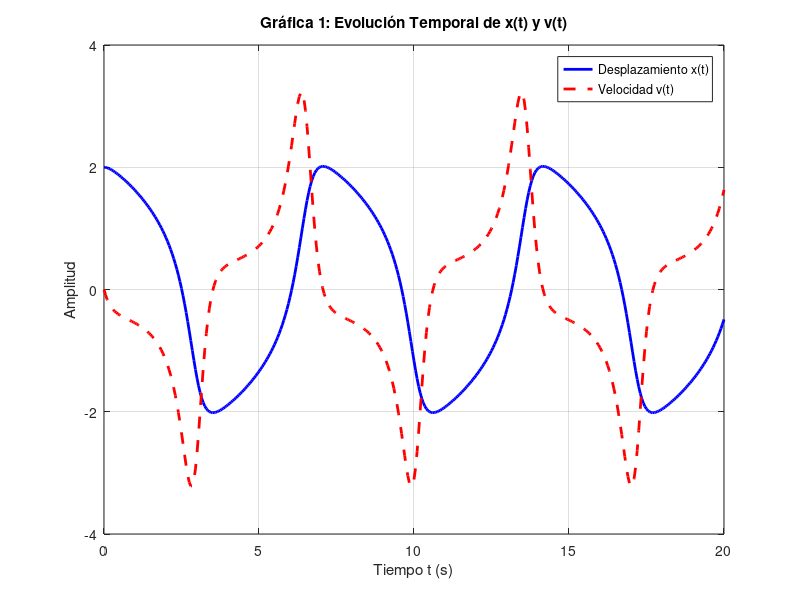
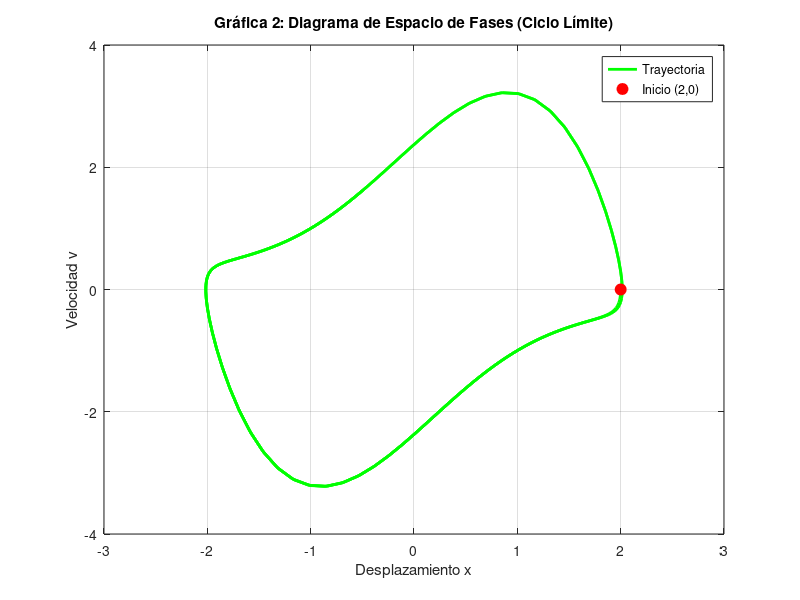

Reproduce these figures in MATLAB, in order.
function lab_van_der_pol()
    % --- Parámetros del problema ---
    mu = 1.5;           % Coeficiente de amortiguamiento no lineal
    t0 = 0;             % Tiempo inicial
    tf = 20;            % Tiempo final
    h = 0.05;           % Tamaño de paso original (puedes cambiarlo para Q3)
    
    % --- Condiciones Iniciales ---
    % x(0) = 2.0 (desplazamiento), v(0) = 0 (velocidad)
    Y = [2.0; 0.0]; 
    
    % --- Vector de tiempo ---
    t = t0:h:tf;
    N = length(t);
    
    % --- Matrices para almacenar los resultados ---
    % Cada columna guardará [x; v] para cada instante de tiempo
    resultados = zeros(2, N);
    resultados(:, 1) = Y;
    
    % --- Función del sistema de EDOs ---
    % y(1) es x, y(2) es v
    f = @(t, y) [y(2); mu * (1 - y(1)^2) * y(2) - y(1)];
    
    % --- Bucle del Método RK4 ---
    for i = 1:(N-1)
        ti = t(i);
        yi = resultados(:, i);
        
        k1 = f(ti, yi);
        k2 = f(ti + h/2, yi + (h/2)*k1);
        k3 = f(ti + h/2, yi + (h/2)*k2);
        k4 = f(ti + h, yi + h*k3);
        
        % Actualización de los estados
        resultados(:, i+1) = yi + (h/6) * (k1 + 2*k2 + 2*k3 + k4);
    end
    
    x = resultados(1, :);
    v = resultados(2, :);
    
    fprintf('=== PRIMERAS 10 ITERACIONES ===\n');
    fprintf('%-10s %-15s %-15s\n', 'Iter (t)', 'Desplazamiento(x)', 'Velocidad(v)');
    for i = 1:11 
        fprintf('%-10.2f %-15.6f %-15.6f\n', t(i), x(i), v(i));
    end
    
    fprintf('\n=== ESTADOS FINALES ===\n');
    fprintf('%-10s %-15s %-15s\n', 'Iter (t)', 'Desplazamiento(x)', 'Velocidad(v)');
    for i = (N-2):N
        fprintf('%-10.2f %-15.6f %-15.6f\n', t(i), x(i), v(i));
    end
    
    figure(1);
    plot(t, x, '-b', 'LineWidth', 2); hold on;
    plot(t, v, '--r', 'LineWidth', 2);
    grid on;
    xlabel('Tiempo t (s)');
    ylabel('Amplitud');
    title('Gráfica 1: Evolución Temporal de x(t) y v(t)');
    legend('Desplazamiento x(t)', 'Velocidad v(t)');
    hold off;
   
    figure(2);
    plot(x, v, '-g', 'LineWidth', 2); hold on;
    plot(x(1), v(1), 'ro', 'MarkerFaceColor', 'r', 'MarkerSize', 8); % Punto inicial
    grid on;
    xlabel('Desplazamiento x');
    ylabel('Velocidad v');
    title('Gráfica 2: Diagrama de Espacio de Fases (Ciclo Límite)');
    legend('Trayectoria', 'Inicio (2,0)');
    hold off;
end
